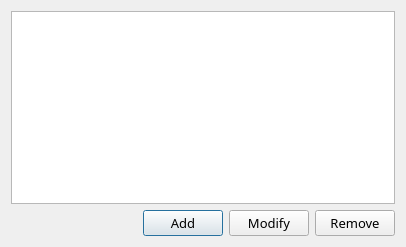
<?xml version="1.0" encoding="UTF-8"?>
<ui version="4.0">
 <class>CategoryEditor</class>
 <widget class="QDialog" name="CategoryEditor">
  <property name="geometry">
   <rect>
    <x>0</x>
    <y>0</y>
    <width>406</width>
    <height>247</height>
   </rect>
  </property>
  <property name="font">
   <font>
    <family>微软雅黑</family>
    <pointsize>10</pointsize>
   </font>
  </property>
  <property name="windowTitle">
   <string>Dialog</string>
  </property>
  <layout class="QVBoxLayout" name="verticalLayout">
   <item>
    <widget class="QListWidget" name="itemList">
     <property name="contextMenuPolicy">
      <enum>Qt::CustomContextMenu</enum>
     </property>
     <property name="editTriggers">
      <set>QAbstractItemView::DoubleClicked</set>
     </property>
     <property name="alternatingRowColors">
      <bool>false</bool>
     </property>
     <property name="selectionMode">
      <enum>QAbstractItemView::ExtendedSelection</enum>
     </property>
     <property name="selectionBehavior">
      <enum>QAbstractItemView::SelectItems</enum>
     </property>
    </widget>
   </item>
   <item>
    <layout class="QHBoxLayout" name="horizontalLayout">
     <item>
      <spacer name="horizontalSpacer">
       <property name="orientation">
        <enum>Qt::Horizontal</enum>
       </property>
       <property name="sizeHint" stdset="0">
        <size>
         <width>40</width>
         <height>20</height>
        </size>
       </property>
      </spacer>
     </item>
     <item>
      <widget class="QPushButton" name="add">
       <property name="text">
        <string>Add</string>
       </property>
      </widget>
     </item>
     <item>
      <widget class="QPushButton" name="modify">
       <property name="text">
        <string>Modify</string>
       </property>
      </widget>
     </item>
     <item>
      <widget class="QPushButton" name="remove">
       <property name="text">
        <string>Remove</string>
       </property>
      </widget>
     </item>
    </layout>
   </item>
  </layout>
 </widget>
 <resources/>
 <connections/>
</ui>
